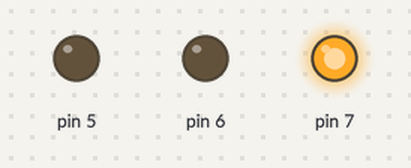
Simulated run of this sketch. Board: Arduino Uno, built with avr-gcc and run on an emulated ATmega328P. On the bench: output pins drawn as LEDs (lit = HIGH).

Above: at 1.2 s.
At 3.0 s:
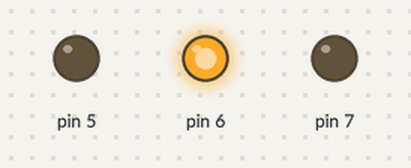
At 4.7 s:
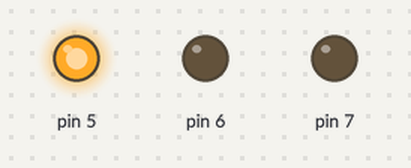
Timing chart, 0 to 7.8 s (numbered marks = the images above):
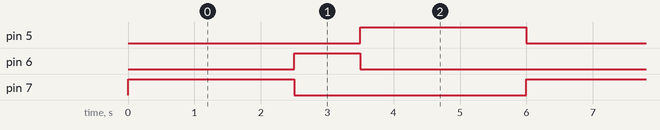

Measured:
- by itself, pin 5, pin 7: alternates HIGH for 2.5 s and LOW for 3.5 s
- by itself, pin 6: alternates HIGH for 1.0 s and LOW for 5.0 s
- by itself, everything shown: repeats every 6.0 s, in 4 steps

The sketch:

traffic_lights.ino
```cpp
const int pinDelay = 2500;

void setup() {
  pinMode(7, OUTPUT);
  pinMode(6, OUTPUT);
  pinMode(5, OUTPUT);
}

void loop() {
 digitalWrite(7, HIGH);
 delay(pinDelay);
 digitalWrite(7, LOW);
 digitalWrite(6, HIGH);
 delay(1000);
 digitalWrite(6, LOW);
 digitalWrite(5, HIGH);
 delay(pinDelay);
 digitalWrite(5, LOW);
}
```
